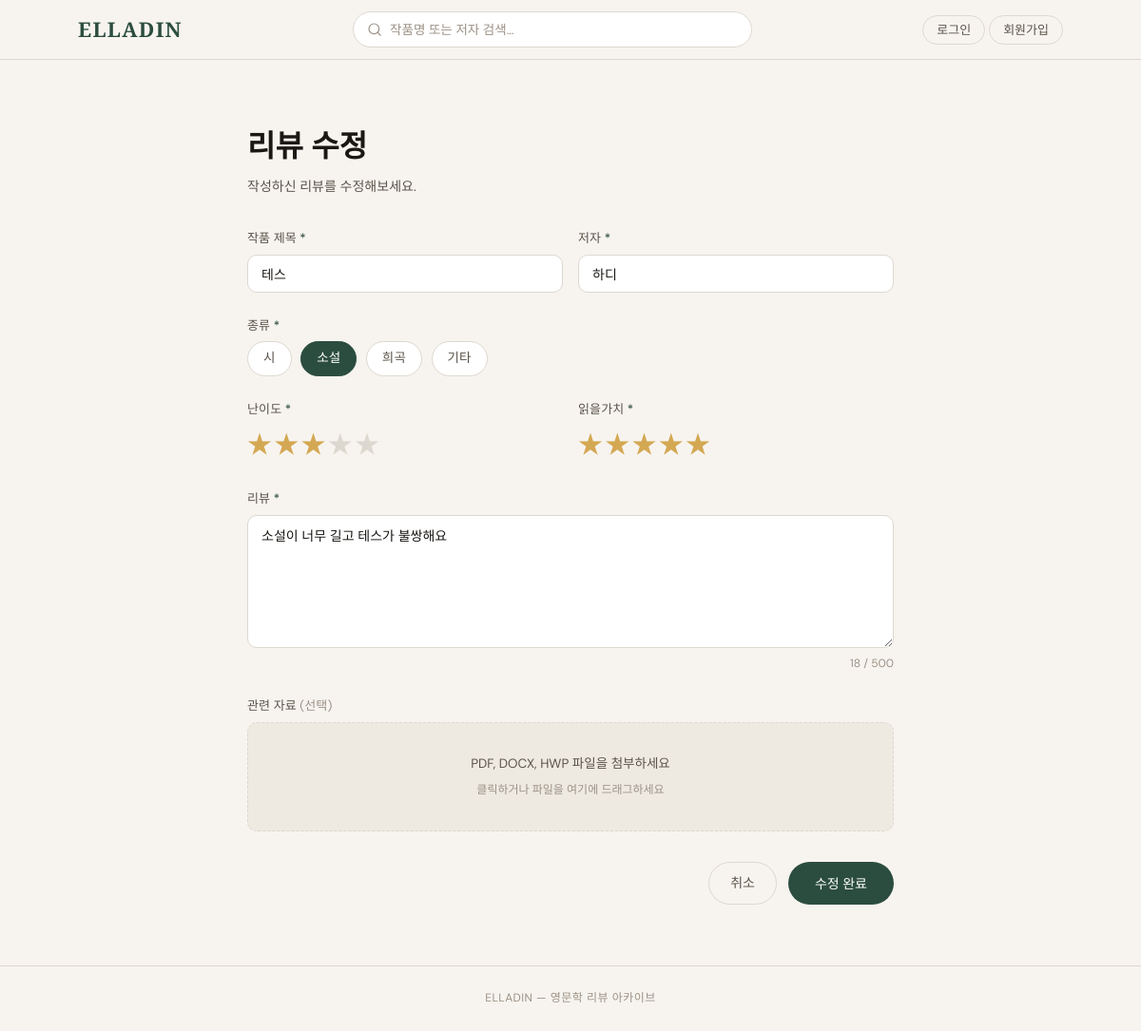
Page /edit/1 (signed in) on the committed database.
### elladin/models.py (models this page shows)
class Review(db.Model):
    id             = db.Column(db.Integer, primary_key=True)
    user_id        = db.Column(db.Integer, db.ForeignKey('user.id'), nullable=False)
    title          = db.Column(db.String(200), nullable=False)
    author         = db.Column(db.String(100), nullable=False)
    genre          = db.Column(db.String(20),  nullable=False)
    star_difficulty= db.Column(db.Integer,     nullable=False)
    star_worth     = db.Column(db.Integer,     nullable=False)
    content        = db.Column(db.String(500), nullable=False)
    filename       = db.Column(db.String(300), nullable=True)
    created_at     = db.Column(db.DateTime,    default=datetime.utcnow)
    likes    = db.relationship('Like',    backref='review', lazy=True, cascade='all, delete-orphan')
    comments = db.relationship('Comment', backref='review', lazy=True, cascade='all, delete-orphan')

### elladin/routes.py (the view)
@main.route('/edit/<int:review_id>', methods=['GET', 'POST'])
def edit(review_id):
    user = current_user()
    review = Review.query.get_or_404(review_id)
    if not user or review.user_id != user.id:
        return redirect(url_for('main.index'))
    if request.method == 'POST':
        _save_review(request, review=review, user=user)
        return redirect(url_for('main.review_detail', review_id=review.id))
    return render_template('write.html', review=review)

### elladin/routes.py (called while the page is built)
def current_user():
    uid = session.get('user_id')
    return User.query.get(uid) if uid else None

### elladin/templates/write.html (shortened to what this page needs)
{% extends "base.html" %}
{% block content %}
<section class="write-section">
  <div class="write-header">
    <h1>{{ '리뷰 수정' if review else '리뷰 작성' }}</h1>
    <p>{{ '작성하신 리뷰를 수정해보세요.' if review else '읽은 작품에 대한 감상을 남겨보세요.' }}</p>
  </div>
  <form class="write-form"
        action="{{ url_for('main.edit', review_id=review.id) if review else url_for('main.write') }}"
        method="POST" enctype="multipart/form-data">
    <div class="form-row two-col">
      <div class="form-group">
        <label for="title">작품 제목 <span class="req">*</span></label>
        <input type="text" id="title" name="title" placeholder="e.g. Pride and Prejudice"
               value="{{ review.title if review else '' }}" required>
      </div>
      <div class="form-group">
        <label for="author">저자 <span class="req">*</span></label>
        <input type="text" id="author" name="author" placeholder="e.g. Jane Austen"
               value="{{ review.author if review else '' }}" required>
      </div>
    </div>
    <div class="form-group">
      <label>종류 <span class="req">*</span></label>
      <div class="genre-options">
        {% for g in ['시', '소설', '희곡', '기타'] %}
        <label class="genre-radio">
          <span>{{ g }}</span>
        </label>
        {% endfor %}
      </div>
    </div>
    <div class="form-row two-col">
      <div class="form-group">
        <label>난이도 <span class="req">*</span></label>
        <div class="star-picker">
          {% for i in range(5, 0, -1) %}
<label for="diff{{ i }}">★</label>
{% endfor %}
        </div>
      </div>
      <div class="form-group">
        <label>읽을가치 <span class="req">*</span></label>
        <div class="star-picker">
          {% for i in range(5, 0, -1) %}
<label for="worth{{ i }}">★</label>
{% endfor %}
        </div>
      </div>
    </div>
    <div class="form-group">
      <label for="content">리뷰 <span class="req">*</span></label>
      <textarea id="content" name="content" maxlength="500"
                placeholder="작품에 대한 감상을 자유롭게 적어주세요. (500자 이내)"
                required>{{ review.content if review else '' }}</textarea>
      <div class="char-counter"><span id="char-count">{{ review.content|length if review else 0 }}</span> / 500</div>
    </div>
    <div class="form-group">
      <label>관련 자료 <span class="optional">(선택)</span></label>
      <div class="file-drop" id="file-drop">
        <div class="file-drop-inner">
          <p id="file-label">PDF, DOCX, HWP 파일을 첨부하세요</p>
          <span class="file-hint">클릭하거나 파일을 여기에 드래그하세요</span>
        </div>
      </div>
    </div>
    <div class="form-actions">
      <a href="{{ url_for('main.index') }}" class="btn-cancel">취소</a>
      <button type="submit" class="btn-submit">{{ '수정 완료' if review else '리뷰 등록' }}</button>
    </div>
  </form>
</section>
{% endblock %}

### elladin/static/style.css (style rules this page uses)
*, *::before, *::after { box-sizing: border-box; margin: 0; padding: 0; }
:root { --bg: #F7F4EF; --bg2: #EEEAE2; --ink: #1A1714; --ink2: #5A534A; --ink3: #9C9186; --accent: #2B4D3F; --accent2: #D4A853; --border: #DDD8CF; --card-bg: #FFFFFF; --radius: 10px; --ff-serif: 'Playfair Display', Georgia, serif; --ff-sans: 'DM Sans', sans-serif; }
html { scroll-behavior: smooth; }
body { background: var(--bg); color: var(--ink); font-family: var(--ff-sans); font-size: 15px; line-height: 1.65; min-height: 100vh; display: flex; flex-direction: column; }
a { color: inherit; text-decoration: none; }
.write-section { max-width: 680px; margin: 0 auto; padding-top: 2rem; }
.write-header { margin-bottom: 2rem; }
.write-header h1 { font-family: var(--ff-serif); font-size: 2rem; font-weight: 600; margin-bottom: .3rem; }
.write-header p { color: var(--ink2); font-size: 14px; }
.write-form { display: flex; flex-direction: column; gap: 1.5rem; }
.form-row.two-col { display: grid; grid-template-columns: 1fr 1fr; gap: 1rem; }
.form-group { display: flex; flex-direction: column; gap: .4rem; }
.form-group label { font-size: 13px; font-weight: 500; color: var(--ink2); letter-spacing: .01em; }
.req { color: var(--accent); }
.optional { font-weight: 400; color: var(--ink3); }
.form-group input[type="text"], .form-group textarea { background: var(--card-bg); border: 1px solid var(--border); border-radius: var(--radius); padding: 10px 14px; font-family: var(--ff-sans); font-size: 14px; color: var(--ink); outline: none; transition: border-color .2s, box-shadow .2s; width: 100%; }
.form-group input[type="text"]::placeholder, .form-group textarea::placeholder { color: var(--ink3); }
.form-group textarea { min-height: 140px; resize: vertical; line-height: 1.65; }
.char-counter { text-align: right; font-size: 12px; color: var(--ink3); }
.genre-options { display: flex; gap: .6rem; flex-wrap: wrap; }
.genre-radio span { display: inline-block; padding: 6px 16px; border: 1px solid var(--border); border-radius: 30px; font-size: 13.5px; cursor: pointer; transition: all .18s; background: var(--card-bg); color: var(--ink2); }
.genre-radio input:checked + span { background: var(--accent); border-color: var(--accent); color: #fff; font-weight: 500; }
.star-picker { display: flex; flex-direction: row-reverse; gap: 2px; width: fit-content; }
.star-picker label { font-size: 26px; color: var(--border); cursor: pointer; transition: color .15s, transform .15s; }
.star-picker label:hover, .star-picker label:hover ~ label, .star-picker input:checked ~ label { color: var(--accent2); }
.file-drop { position: relative; border: 1.5px dashed var(--border); border-radius: var(--radius); background: var(--bg2); cursor: pointer; transition: border-color .2s, background .2s; overflow: hidden; }
.file-drop-inner { display: flex; flex-direction: column; align-items: center; gap: .4rem; padding: 2rem; color: var(--ink3); pointer-events: none; }
.file-drop-inner p { font-size: 13.5px; color: var(--ink2); }
.file-hint { font-size: 12px; }
.form-actions { display: flex; justify-content: flex-end; gap: .75rem; padding-top: .5rem; }
.btn-cancel { padding: 10px 22px; border-radius: 30px; font-size: 14px; color: var(--ink2); border: 1px solid var(--border); background: transparent; transition: background .18s; }
.btn-submit { padding: 10px 28px; border-radius: 30px; font-size: 14px; font-weight: 500; background: var(--accent); color: #fff; border: none; cursor: pointer; transition: background .18s, transform .15s; font-family: var(--ff-sans); }

### rows in the picture
Review: title "테스", author "하디", content "소설이 너무 길고 테스가 불쌍해요"

### other values in the picture
{{ '리뷰 수정' if review else '리뷰 작성' }} "리뷰 수정"
{{ '작성하신 리뷰를 수정해보세요.' if review else '읽은 작품에 대한 감상을 남겨보세요.' }} "작성하신 리뷰를 수정해보세요."
{{ g }} "시" "소설" "희곡" "기타"
{{ review.content|length if review else 0 }} "18"
{{ '수정 완료' if review else '리뷰 등록' }} "수정 완료"
